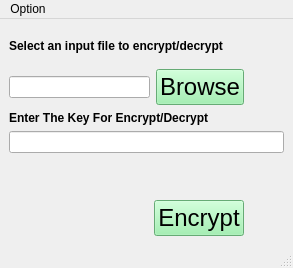
<?xml version="1.0" encoding="UTF-8"?>
<ui version="4.0">
 <class>MainWindow</class>
 <widget class="QMainWindow" name="MainWindow">
  <property name="geometry">
   <rect>
    <x>0</x>
    <y>0</y>
    <width>293</width>
    <height>268</height>
   </rect>
  </property>
  <property name="windowTitle">
   <string>MainWindow</string>
  </property>
  <widget class="QWidget" name="centralwidget">
   <layout class="QVBoxLayout" name="verticalLayout_4">
    <item>
     <spacer name="verticalSpacer_2">
      <property name="orientation">
       <enum>Qt::Vertical</enum>
      </property>
      <property name="sizeType">
       <enum>QSizePolicy::Preferred</enum>
      </property>
      <property name="sizeHint" stdset="0">
       <size>
        <width>20</width>
        <height>1</height>
       </size>
      </property>
     </spacer>
    </item>
    <item>
     <widget class="QLabel" name="label">
      <property name="text">
       <string>&lt;h4&gt;Select an input file to encrypt/decrypt</string>
      </property>
     </widget>
    </item>
    <item>
     <layout class="QHBoxLayout" name="horizontalLayout_5">
      <item>
       <widget class="QLineEdit" name="lineEdit_selectedFile_3"/>
      </item>
      <item>
       <widget class="QPushButton" name="pushButton_browse_3">
        <property name="styleSheet">
         <string notr="true">font: 75 11pt &quot;Ubuntu&quot;;
background-color: rgb(143, 240, 164);
font-size: 24px;</string>
        </property>
        <property name="text">
         <string>Browse</string>
        </property>
       </widget>
      </item>
      <item>
       <spacer name="horizontalSpacer_7">
        <property name="orientation">
         <enum>Qt::Horizontal</enum>
        </property>
        <property name="sizeType">
         <enum>QSizePolicy::Preferred</enum>
        </property>
        <property name="sizeHint" stdset="0">
         <size>
          <width>40</width>
          <height>20</height>
         </size>
        </property>
       </spacer>
      </item>
     </layout>
    </item>
    <item>
     <spacer name="verticalSpacer_3">
      <property name="orientation">
       <enum>Qt::Vertical</enum>
      </property>
      <property name="sizeType">
       <enum>QSizePolicy::Preferred</enum>
      </property>
      <property name="sizeHint" stdset="0">
       <size>
        <width>20</width>
        <height>0</height>
       </size>
      </property>
     </spacer>
    </item>
    <item>
     <layout class="QVBoxLayout" name="verticalLayout_3">
      <item>
       <widget class="QLabel" name="label_4">
        <property name="text">
         <string>&lt;h4&gt;Enter The Key For Encrypt/Decrypt</string>
        </property>
       </widget>
      </item>
      <item>
       <widget class="QLineEdit" name="lineEdit_key_3"/>
      </item>
     </layout>
    </item>
    <item>
     <spacer name="verticalSpacer_4">
      <property name="orientation">
       <enum>Qt::Vertical</enum>
      </property>
      <property name="sizeType">
       <enum>QSizePolicy::Preferred</enum>
      </property>
      <property name="sizeHint" stdset="0">
       <size>
        <width>20</width>
        <height>1</height>
       </size>
      </property>
     </spacer>
    </item>
    <item>
     <widget class="QLabel" name="label_result_file">
      <property name="styleSheet">
       <string notr="true">text-align: center;</string>
      </property>
      <property name="text">
       <string>
&lt;h5&gt;</string>
      </property>
     </widget>
    </item>
    <item>
     <layout class="QHBoxLayout" name="horizontalLayout_6">
      <item>
       <spacer name="horizontalSpacer_8">
        <property name="orientation">
         <enum>Qt::Horizontal</enum>
        </property>
        <property name="sizeHint" stdset="0">
         <size>
          <width>40</width>
          <height>20</height>
         </size>
        </property>
       </spacer>
      </item>
      <item>
       <widget class="QPushButton" name="pushButton_encryptFile_3">
        <property name="styleSheet">
         <string notr="true">font: 75 11pt &quot;Ubuntu&quot;;
background-color: rgb(143, 240, 164);
font-size: 24px;</string>
        </property>
        <property name="text">
         <string>Encrypt</string>
        </property>
       </widget>
      </item>
      <item>
       <spacer name="horizontalSpacer_9">
        <property name="orientation">
         <enum>Qt::Horizontal</enum>
        </property>
        <property name="sizeType">
         <enum>QSizePolicy::Preferred</enum>
        </property>
        <property name="sizeHint" stdset="0">
         <size>
          <width>40</width>
          <height>20</height>
         </size>
        </property>
       </spacer>
      </item>
     </layout>
    </item>
    <item>
     <spacer name="verticalSpacer">
      <property name="orientation">
       <enum>Qt::Vertical</enum>
      </property>
      <property name="sizeType">
       <enum>QSizePolicy::Preferred</enum>
      </property>
      <property name="sizeHint" stdset="0">
       <size>
        <width>20</width>
        <height>1</height>
       </size>
      </property>
     </spacer>
    </item>
   </layout>
  </widget>
  <widget class="QMenuBar" name="menubar">
   <property name="geometry">
    <rect>
     <x>0</x>
     <y>0</y>
     <width>293</width>
     <height>22</height>
    </rect>
   </property>
   <widget class="QMenu" name="menuOption">
    <property name="title">
     <string>Option</string>
    </property>
    <addaction name="actionClose"/>
   </widget>
   <addaction name="menuOption"/>
  </widget>
  <widget class="QStatusBar" name="statusbar"/>
  <action name="actionClose">
   <property name="text">
    <string>Close</string>
   </property>
   <property name="shortcut">
    <string>Ctrl+Esc</string>
   </property>
  </action>
 </widget>
 <resources/>
 <connections/>
</ui>
